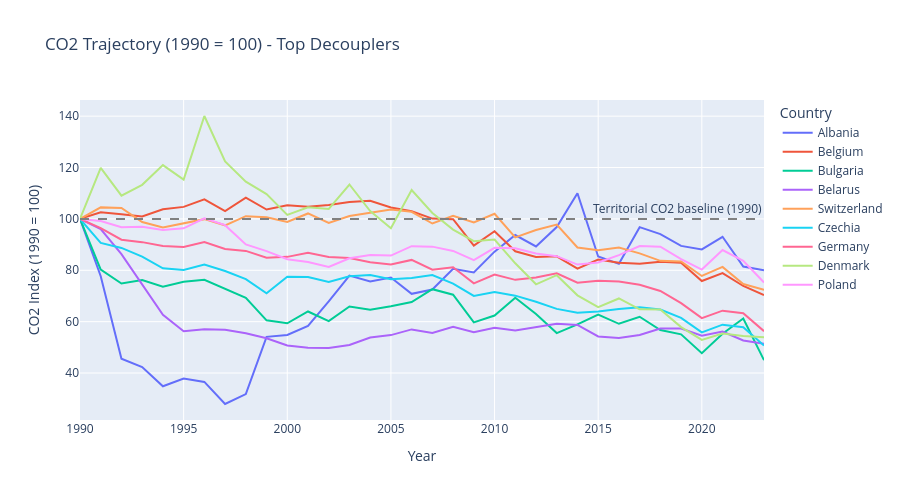
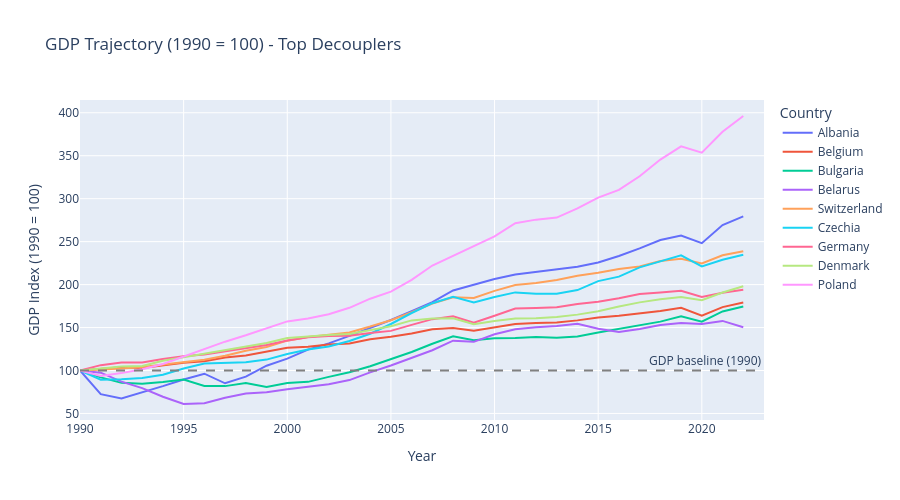

These figures' notebook cell, in order:
### Code cell
# Pick top 8 decouplers + Poland for context
top_decouplers = latest[latest['decoupling_type'] == 'Strong decoupling']['iso_code'].tolist()

# Always include Poland for context
focus_countries = top_decouplers[:8] + ['POL']
focus_countries = list(set(focus_countries))

df_focus = df_eu_indexed[df_eu_indexed['iso_code'].isin(focus_countries)]

fig = px.line(
    df_focus,
    x='year',
    y='co2_index',
    color='country',
    title='CO2 Trajectory (1990 = 100) - Top Decouplers',
    labels={
        'co2_index': 'CO2 Index (1990 = 100)', 
        'year': 'Year',
        'country': 'Country',
        },
    height=500
)
fig.add_hline(y=100, line_dash='dash', line_color='gray', annotation_text='Territorial CO2 baseline (1990)')
fig.show()

fig_gdp = px.line(
    df_focus,
    x='year',
    y='gdp_index',
    color='country',
    title='GDP Trajectory (1990 = 100) - Top Decouplers',
    labels={
        'gdp_index': 'GDP Index (1990 = 100)', 
        'year': 'Year',
        'country': 'Country'
        },
    height=500
)
fig_gdp.add_hline(y=100, line_dash='dash', line_color='gray',  annotation_text='GDP baseline (1990)')
fig_gdp.show()

### Figure 1 — Plotly figure (JSON) as saved in the notebook; plotly's stock layout.template omitted (floating-point values rounded to 4 significant figures)
{"data": [{"hovertemplate": "Country=Albania<br>Year=%{x}<br>CO2 Index (1990 = 100)=%{y}<extra></extra>", "legendgroup": "Albania", "line": {"color": "#636efa", "dash": "solid"}, "marker": {"symbol": "circle"}, "mode": "lines", "name": "Albania", "orientation": "v", "showlegend": true, "type": "scatter", "x": [1990, 1991, 1992, 1993, 1994, 1995, 1996, 1997, 1998, 1999, 2000, 2001, 2002, 2003, 2004, 2005, 2006, 2007, 2008, 2009, 2010, 2011, 2012, 2013, 2014, 2015, 2016, 2017, 2018, 2019, 2020, 2021, 2022, 2023], "xaxis": "x", "y": [100.0, 77.7, 45.59, 42.35, 34.85, 37.84, 36.55, 27.95, 31.79, 54.08, 54.79, 58.34, 67.89, 77.94, 75.66, 77.18, 70.84, 72.52, 80.57, 79.15, 87.25, 93.73, 89.3, 96.83, 110.0, 85.35, 82.5, 96.79, 94.1, 89.49, 88.12, 93.04, 81.47, 80.0], "yaxis": "y"}, {"hovertemplate": "Country=Belgium<br>Year=%{x}<br>CO2 Index (1990 = 100)=%{y}<extra></extra>", "legendgroup": "Belgium", "line": {"color": "#EF553B", "dash": "solid"}, "marker": {"symbol": "circle"}, "mode": "lines", "name": "Belgium", "orientation": "v", "showlegend": true, "type": "scatter", "x": [1990, 1991, 1992, 1993, 1994, 1995, 1996, 1997, 1998, 1999, 2000, 2001, 2002, 2003, 2004, 2005, 2006, 2007, 2008, 2009, 2010, 2011, 2012, 2013, 2014, 2015, 2016, 2017, 2018, 2019, 2020, 2021, 2022, 2023], "xaxis": "x", "y": [100.0, 102.5, 101.8, 100.9, 103.7, 104.7, 107.6, 103.1, 108.2, 103.6, 105.4, 104.8, 105.4, 106.6, 107.0, 104.4, 103.0, 100.1, 99.89, 89.59, 95.2, 87.39, 85.17, 85.44, 80.68, 84.2, 82.95, 82.5, 83.31, 82.93, 75.83, 78.89, 73.89, 70.39], "yaxis": "y"}, {"hovertemplate": "Country=Bulgaria<br>Year=%{x}<br>CO2 Index (1990 = 100)=%{y}<extra></extra>", "legendgroup": "Bulgaria", "line": {"color": "#00cc96", "dash": "solid"}, "marker": {"symbol": "circle"}, "mode": "lines", "name": "Bulgaria", "orientation": "v", "showlegend": true, "type": "scatter", "x": [1990, 1991, 1992, 1993, 1994, 1995, 1996, 1997, 1998, 1999, 2000, 2001, 2002, 2003, 2004, 2005, 2006, 2007, 2008, 2009, 2010, 2011, 2012, 2013, 2014, 2015, 2016, 2017, 2018, 2019, 2020, 2021, 2022, 2023], "xaxis": "x", "y": [100.0, 80.27, 74.84, 76.19, 73.57, 75.57, 76.28, 72.82, 69.31, 60.51, 59.37, 63.96, 60.21, 65.88, 64.64, 66.02, 67.64, 72.64, 70.5, 59.7, 62.39, 69.31, 62.99, 55.56, 58.94, 62.8, 59.17, 61.91, 56.76, 55.06, 47.72, 55.28, 61.24, 45.02], "yaxis": "y"}, {"hovertemplate": "Country=Belarus<br>Year=%{x}<br>CO2 Index (1990 = 100)=%{y}<extra></extra>", "legendgroup": "Belarus", "line": {"color": "#ab63fa", "dash": "solid"}, "marker": {"symbol": "circle"}, "mode": "lines", "name": "Belarus", "orientation": "v", "showlegend": true, "type": "scatter", "x": [1990, 1991, 1992, 1993, 1994, 1995, 1996, 1997, 1998, 1999, 2000, 2001, 2002, 2003, 2004, 2005, 2006, 2007, 2008, 2009, 2010, 2011, 2012, 2013, 2014, 2015, 2016, 2017, 2018, 2019, 2020, 2021, 2022, 2023], "xaxis": "x", "y": [100.0, 96.06, 86.3, 74.38, 62.69, 56.26, 57.02, 56.89, 55.49, 53.55, 50.72, 49.89, 49.74, 50.93, 53.82, 54.76, 56.99, 55.57, 58.02, 55.9, 57.64, 56.57, 57.71, 59.15, 58.73, 54.24, 53.65, 54.81, 57.32, 57.32, 54.51, 56.11, 52.67, 51.39], "yaxis": "y"}, {"hovertemplate": "Country=Switzerland<br>Year=%{x}<br>CO2 Index (1990 = 100)=%{y}<extra></extra>", "legendgroup": "Switzerland", "line": {"color": "#FFA15A", "dash": "solid"}, "marker": {"symbol": "circle"}, "mode": "lines", "name": "Switzerland", "orientation": "v", "showlegend": true, "type": "scatter", "x": [1990, 1991, 1992, 1993, 1994, 1995, 1996, 1997, 1998, 1999, 2000, 2001, 2002, 2003, 2004, 2005, 2006, 2007, 2008, 2009, 2010, 2011, 2012, 2013, 2014, 2015, 2016, 2017, 2018, 2019, 2020, 2021, 2022, 2023], "xaxis": "x", "y": [100.0, 104.5, 104.2, 98.78, 96.65, 98.34, 99.9, 97.5, 101.1, 100.7, 98.8, 102.1, 98.46, 101.1, 102.5, 103.7, 102.8, 98.21, 101.3, 98.59, 102.0, 92.81, 95.68, 97.81, 88.89, 87.78, 88.85, 86.6, 83.68, 83.4, 77.79, 81.32, 74.64, 72.43], "yaxis": "y"}, {"hovertemplate": "Country=Czechia<br>Year=%{x}<br>CO2 Index (1990 = 100)=%{y}<extra></extra>", "legendgroup": "Czechia", "line": {"color": "#19d3f3", "dash": "solid"}, "marker": {"symbol": "circle"}, "mode": "lines", "name": "Czechia", "orientation": "v", "showlegend": true, "type": "scatter", "x": [1990, 1991, 1992, 1993, 1994, 1995, 1996, 1997, 1998, 1999, 2000, 2001, 2002, 2003, 2004, 2005, 2006, 2007, 2008, 2009, 2010, 2011, 2012, 2013, 2014, 2015, 2016, 2017, 2018, 2019, 2020, 2021, 2022, 2023], "xaxis": "x", "y": [100.0, 90.64, 88.71, 85.31, 80.77, 80.14, 82.2, 79.72, 76.54, 71.03, 77.46, 77.42, 75.49, 77.68, 78.12, 76.54, 77.04, 78.15, 74.84, 70.0, 71.51, 70.12, 67.75, 64.97, 63.46, 63.92, 64.92, 65.59, 64.73, 61.49, 55.81, 58.83, 57.86, 50.67], "yaxis": "y"}, {"hovertemplate": "Country=Germany<br>Year=%{x}<br>CO2 Index (1990 = 100)=%{y}<extra></extra>", "legendgroup": "Germany", "line": {"color": "#FF6692", "dash": "solid"}, "marker": {"symbol": "circle"}, "mode": "lines", "name": "Germany", "orientation": "v", "showlegend": true, "type": "scatter", "x": [1990, 1991, 1992, 1993, 1994, 1995, 1996, 1997, 1998, 1999, 2000, 2001, 2002, 2003, 2004, 2005, 2006, 2007, 2008, 2009, 2010, 2011, 2012, 2013, 2014, 2015, 2016, 2017, 2018, 2019, 2020, 2021, 2022, 2023], "xaxis": "x", "y": [100.0, 96.41, 91.91, 90.95, 89.42, 89.11, 90.98, 88.31, 87.55, 84.89, 85.23, 86.77, 85.21, 84.8, 83.1, 82.28, 84.04, 80.22, 81.21, 74.89, 78.38, 76.27, 77.18, 78.85, 75.14, 75.92, 75.65, 74.38, 71.94, 67.18, 61.36, 64.28, 63.31, 56.29], "yaxis": "y"}, {"hovertemplate": "Country=Denmark<br>Year=%{x}<br>CO2 Index (1990 = 100)=%{y}<extra></extra>", "legendgroup": "Denmark", "line": {"color": "#B6E880", "dash": "solid"}, "marker": {"symbol": "circle"}, "mode": "lines", "name": "Denmark", "orientation": "v", "showlegend": true, "type": "scatter", "x": [1990, 1991, 1992, 1993, 1994, 1995, 1996, 1997, 1998, 1999, 2000, 2001, 2002, 2003, 2004, 2005, 2006, 2007, 2008, 2009, 2010, 2011, 2012, 2013, 2014, 2015, 2016, 2017, 2018, 2019, 2020, 2021, 2022, 2023], "xaxis": "x", "y": [100.0, 119.9, 109.1, 113.3, 120.9, 115.3, 140.1, 122.4, 114.5, 109.7, 101.6, 104.5, 103.9, 113.4, 103.0, 96.37, 111.3, 102.3, 95.85, 91.35, 91.98, 82.72, 74.54, 78.1, 70.26, 65.66, 69.03, 64.82, 64.72, 57.88, 52.92, 55.36, 54.4, 53.91], "yaxis": "y"}, {"hovertemplate": "Country=Poland<br>Year=%{x}<br>CO2 Index (1990 = 100)=%{y}<extra></extra>", "legendgroup": "Poland", "line": {"color": "#FF97FF", "dash": "solid"}, "marker": {"symbol": "circle"}, "mode": "lines", "name": "Poland", "orientation": "v", "showlegend": true, "type": "scatter", "x": [1990, 1991, 1992, 1993, 1994, 1995, 1996, 1997, 1998, 1999, 2000, 2001, 2002, 2003, 2004, 2005, 2006, 2007, 2008, 2009, 2010, 2011, 2012, 2013, 2014, 2015, 2016, 2017, 2018, 2019, 2020, 2021, 2022, 2023], "xaxis": "x", "y": [100.0, 99.21, 96.8, 96.98, 95.66, 96.32, 100.2, 97.57, 90.07, 87.47, 84.31, 83.24, 81.27, 84.69, 85.99, 85.71, 89.38, 89.21, 87.53, 83.94, 88.76, 88.59, 86.56, 85.5, 82.22, 83.05, 85.91, 89.41, 89.21, 84.35, 80.27, 87.87, 83.67, 75.26], "yaxis": "y"}], "layout": {"annotations": [{"showarrow": false, "text": "Territorial CO2 baseline (1990)", "x": 1, "xanchor": "right", "xref": "x domain", "y": 100, "yanchor": "bottom", "yref": "y"}], "height": 500, "legend": {"title": {"text": "Country"}, "tracegroupgap": 0}, "shapes": [{"line": {"color": "gray", "dash": "dash"}, "type": "line", "x0": 0, "x1": 1, "xref": "x domain", "y0": 100, "y1": 100, "yref": "y"}], "title": {"text": "CO2 Trajectory (1990 = 100) - Top Decouplers"}, "xaxis": {"anchor": "y", "domain": [0, 1], "title": {"text": "Year"}}, "yaxis": {"anchor": "x", "domain": [0, 1], "title": {"text": "CO2 Index (1990 = 100)"}}}}

### Figure 2 — Plotly figure (JSON) as saved in the notebook; plotly's stock layout.template omitted (floating-point values rounded to 4 significant figures)
{"data": [{"hovertemplate": "Country=Albania<br>Year=%{x}<br>GDP Index (1990 = 100)=%{y}<extra></extra>", "legendgroup": "Albania", "line": {"color": "#636efa", "dash": "solid"}, "marker": {"symbol": "circle"}, "mode": "lines", "name": "Albania", "orientation": "v", "showlegend": true, "type": "scatter", "x": [1990, 1991, 1992, 1993, 1994, 1995, 1996, 1997, 1998, 1999, 2000, 2001, 2002, 2003, 2004, 2005, 2006, 2007, 2008, 2009, 2010, 2011, 2012, 2013, 2014, 2015, 2016, 2017, 2018, 2019, 2020, 2021, 2022, 2023], "xaxis": "x", "y": [100.0, 72.41, 67.55, 74.42, 81.84, 89.6, 96.3, 85.11, 92.88, 105.6, 113.8, 124.4, 131.6, 140.3, 149.4, 158.8, 169.1, 179.6, 193.1, 199.4, 206.6, 211.9, 214.9, 217.0, 220.9, 225.8, 233.2, 242.1, 251.8, 257.1, 248.2, 269.3, 279.4, NaN], "yaxis": "y"}, {"hovertemplate": "Country=Belgium<br>Year=%{x}<br>GDP Index (1990 = 100)=%{y}<extra></extra>", "legendgroup": "Belgium", "line": {"color": "#EF553B", "dash": "solid"}, "marker": {"symbol": "circle"}, "mode": "lines", "name": "Belgium", "orientation": "v", "showlegend": true, "type": "scatter", "x": [1990, 1991, 1992, 1993, 1994, 1995, 1996, 1997, 1998, 1999, 2000, 2001, 2002, 2003, 2004, 2005, 2006, 2007, 2008, 2009, 2010, 2011, 2012, 2013, 2014, 2015, 2016, 2017, 2018, 2019, 2020, 2021, 2022, 2023], "xaxis": "x", "y": [100.0, 102.0, 103.7, 102.8, 106.3, 109.0, 110.8, 115.1, 117.6, 121.9, 126.5, 127.7, 130.2, 131.3, 136.3, 139.4, 143.0, 148.1, 149.4, 146.2, 150.5, 154.0, 155.2, 155.9, 158.3, 161.6, 163.6, 166.3, 169.3, 173.0, 163.8, 173.8, 179.2, NaN], "yaxis": "y"}, {"hovertemplate": "Country=Bulgaria<br>Year=%{x}<br>GDP Index (1990 = 100)=%{y}<extra></extra>", "legendgroup": "Bulgaria", "line": {"color": "#00cc96", "dash": "solid"}, "marker": {"symbol": "circle"}, "mode": "lines", "name": "Bulgaria", "orientation": "v", "showlegend": true, "type": "scatter", "x": [1990, 1991, 1992, 1993, 1994, 1995, 1996, 1997, 1998, 1999, 2000, 2001, 2002, 2003, 2004, 2005, 2006, 2007, 2008, 2009, 2010, 2011, 2012, 2013, 2014, 2015, 2016, 2017, 2018, 2019, 2020, 2021, 2022, 2023], "xaxis": "x", "y": [100.0, 91.97, 85.61, 84.67, 86.55, 89.43, 82.06, 81.83, 85.34, 80.78, 85.34, 86.8, 92.56, 97.95, 104.9, 113.0, 121.5, 131.1, 139.8, 135.3, 137.4, 137.9, 139.0, 138.2, 139.5, 144.3, 148.7, 152.8, 156.9, 163.2, 156.8, 168.7, 174.4, NaN], "yaxis": "y"}, {"hovertemplate": "Country=Belarus<br>Year=%{x}<br>GDP Index (1990 = 100)=%{y}<extra></extra>", "legendgroup": "Belarus", "line": {"color": "#ab63fa", "dash": "solid"}, "marker": {"symbol": "circle"}, "mode": "lines", "name": "Belarus", "orientation": "v", "showlegend": true, "type": "scatter", "x": [1990, 1991, 1992, 1993, 1994, 1995, 1996, 1997, 1998, 1999, 2000, 2001, 2002, 2003, 2004, 2005, 2006, 2007, 2008, 2009, 2010, 2011, 2012, 2013, 2014, 2015, 2016, 2017, 2018, 2019, 2020, 2021, 2022, 2023], "xaxis": "x", "y": [100.0, 97.46, 87.1, 79.55, 69.43, 61.02, 61.98, 68.28, 73.18, 74.76, 78.15, 80.89, 84.0, 88.85, 97.87, 105.9, 115.1, 123.6, 134.7, 133.4, 142.1, 148.0, 150.4, 151.9, 154.4, 148.5, 144.7, 148.4, 153.1, 155.3, 154.2, 157.7, 150.3, NaN], "yaxis": "y"}, {"hovertemplate": "Country=Switzerland<br>Year=%{x}<br>GDP Index (1990 = 100)=%{y}<extra></extra>", "legendgroup": "Switzerland", "line": {"color": "#FFA15A", "dash": "solid"}, "marker": {"symbol": "circle"}, "mode": "lines", "name": "Switzerland", "orientation": "v", "showlegend": true, "type": "scatter", "x": [1990, 1991, 1992, 1993, 1994, 1995, 1996, 1997, 1998, 1999, 2000, 2001, 2002, 2003, 2004, 2005, 2006, 2007, 2008, 2009, 2010, 2011, 2012, 2013, 2014, 2015, 2016, 2017, 2018, 2019, 2020, 2021, 2022, 2023], "xaxis": "x", "y": [100.0, 100.9, 102.5, 104.0, 107.1, 109.8, 112.5, 117.3, 123.0, 127.4, 134.8, 139.0, 141.7, 144.3, 151.1, 158.5, 167.9, 178.0, 185.2, 184.4, 192.7, 199.5, 201.8, 205.5, 210.3, 213.7, 218.2, 221.1, 227.5, 230.1, 224.6, 234.1, 238.9, NaN], "yaxis": "y"}, {"hovertemplate": "Country=Czechia<br>Year=%{x}<br>GDP Index (1990 = 100)=%{y}<extra></extra>", "legendgroup": "Czechia", "line": {"color": "#19d3f3", "dash": "solid"}, "marker": {"symbol": "circle"}, "mode": "lines", "name": "Czechia", "orientation": "v", "showlegend": true, "type": "scatter", "x": [1990, 1991, 1992, 1993, 1994, 1995, 1996, 1997, 1998, 1999, 2000, 2001, 2002, 2003, 2004, 2005, 2006, 2007, 2008, 2009, 2010, 2011, 2012, 2013, 2014, 2015, 2016, 2017, 2018, 2019, 2020, 2021, 2022, 2023], "xaxis": "x", "y": [100.0, 89.28, 89.96, 91.23, 95.1, 102.3, 108.0, 108.7, 109.7, 112.7, 119.3, 124.3, 128.0, 134.3, 142.8, 154.1, 166.9, 178.3, 185.9, 179.2, 185.6, 190.9, 189.4, 189.3, 193.6, 204.1, 209.2, 220.1, 227.1, 234.0, 221.1, 229.0, 234.6, NaN], "yaxis": "y"}, {"hovertemplate": "Country=Germany<br>Year=%{x}<br>GDP Index (1990 = 100)=%{y}<extra></extra>", "legendgroup": "Germany", "line": {"color": "#FF6692", "dash": "solid"}, "marker": {"symbol": "circle"}, "mode": "lines", "name": "Germany", "orientation": "v", "showlegend": true, "type": "scatter", "x": [1990, 1991, 1992, 1993, 1994, 1995, 1996, 1997, 1998, 1999, 2000, 2001, 2002, 2003, 2004, 2005, 2006, 2007, 2008, 2009, 2010, 2011, 2012, 2013, 2014, 2015, 2016, 2017, 2018, 2019, 2020, 2021, 2022, 2023], "xaxis": "x", "y": [100.0, 106.2, 109.4, 109.5, 113.3, 116.5, 118.7, 122.1, 125.8, 129.7, 134.9, 138.6, 140.0, 140.5, 143.6, 146.1, 153.1, 159.8, 163.2, 155.6, 163.8, 172.0, 172.8, 173.5, 177.4, 180.0, 184.0, 189.0, 190.8, 192.8, 185.7, 190.6, 194.0, NaN], "yaxis": "y"}, {"hovertemplate": "Country=Denmark<br>Year=%{x}<br>GDP Index (1990 = 100)=%{y}<extra></extra>", "legendgroup": "Denmark", "line": {"color": "#B6E880", "dash": "solid"}, "marker": {"symbol": "circle"}, "mode": "lines", "name": "Denmark", "orientation": "v", "showlegend": true, "type": "scatter", "x": [1990, 1991, 1992, 1993, 1994, 1995, 1996, 1997, 1998, 1999, 2000, 2001, 2002, 2003, 2004, 2005, 2006, 2007, 2008, 2009, 2010, 2011, 2012, 2013, 2014, 2015, 2016, 2017, 2018, 2019, 2020, 2021, 2022, 2023], "xaxis": "x", "y": [100.0, 102.0, 104.6, 105.2, 111.4, 115.4, 119.5, 124.1, 127.5, 132.1, 137.8, 139.7, 141.2, 142.6, 147.2, 151.5, 158.3, 160.7, 160.8, 153.8, 157.5, 160.5, 160.9, 162.4, 165.0, 168.9, 174.4, 179.3, 182.9, 185.6, 181.9, 190.7, 198.0, NaN], "yaxis": "y"}, {"hovertemplate": "Country=Poland<br>Year=%{x}<br>GDP Index (1990 = 100)=%{y}<extra></extra>", "legendgroup": "Poland", "line": {"color": "#FF97FF", "dash": "solid"}, "marker": {"symbol": "circle"}, "mode": "lines", "name": "Poland", "orientation": "v", "showlegend": true, "type": "scatter", "x": [1990, 1991, 1992, 1993, 1994, 1995, 1996, 1997, 1998, 1999, 2000, 2001, 2002, 2003, 2004, 2005, 2006, 2007, 2008, 2009, 2010, 2011, 2012, 2013, 2014, 2015, 2016, 2017, 2018, 2019, 2020, 2021, 2022, 2023], "xaxis": "x", "y": [100.0, 93.76, 96.97, 101.5, 107.6, 116.2, 124.3, 133.6, 141.0, 148.9, 157.1, 160.6, 165.5, 173.0, 183.6, 191.8, 205.6, 222.2, 233.8, 244.8, 256.1, 271.4, 275.6, 278.0, 288.6, 301.3, 310.2, 326.1, 345.5, 360.9, 353.6, 377.8, 396.2, NaN], "yaxis": "y"}], "layout": {"annotations": [{"showarrow": false, "text": "GDP baseline (1990)", "x": 1, "xanchor": "right", "xref": "x domain", "y": 100, "yanchor": "bottom", "yref": "y"}], "height": 500, "legend": {"title": {"text": "Country"}, "tracegroupgap": 0}, "shapes": [{"line": {"color": "gray", "dash": "dash"}, "type": "line", "x0": 0, "x1": 1, "xref": "x domain", "y0": 100, "y1": 100, "yref": "y"}], "title": {"text": "GDP Trajectory (1990 = 100) - Top Decouplers"}, "xaxis": {"anchor": "y", "domain": [0, 1], "title": {"text": "Year"}}, "yaxis": {"anchor": "x", "domain": [0, 1], "title": {"text": "GDP Index (1990 = 100)"}}}}
